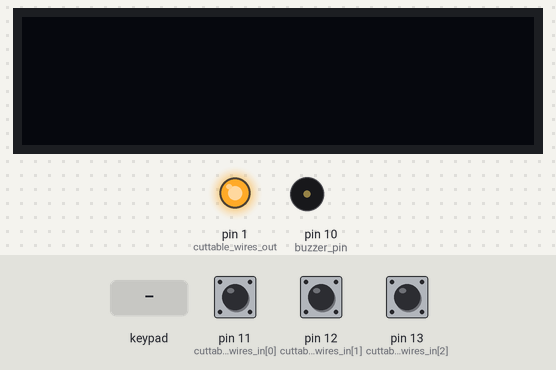
This sketch was run on a simulated Arduino Uno, built with avr-gcc and run on an emulated ATmega328P. Parts: 128×32 one-colour display, output pins drawn as LEDs (lit = HIGH), buzzer (waves = sounding, pin HIGH). The inputs (shaded band) are chosen by the test bench; at power-on: pin 11 (cuttable_wires_in[0]) HIGH, pin 12 (cuttable_wires_in[1]) HIGH, pin 13 (cuttable_wires_in[2]) HIGH.

Above: at 1.2 s.
1.3 s: keypad keys 5 4 3 2 # pressed 0.4 s apart
At 1.52 s:
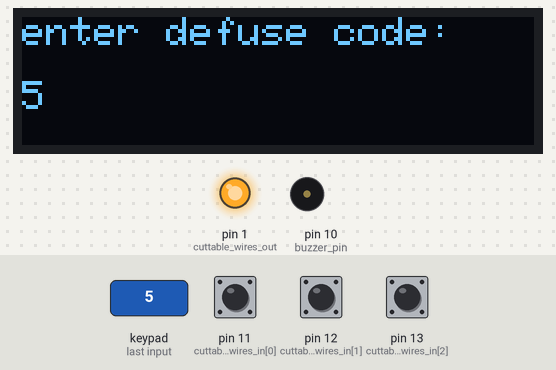
At 3.8 s:
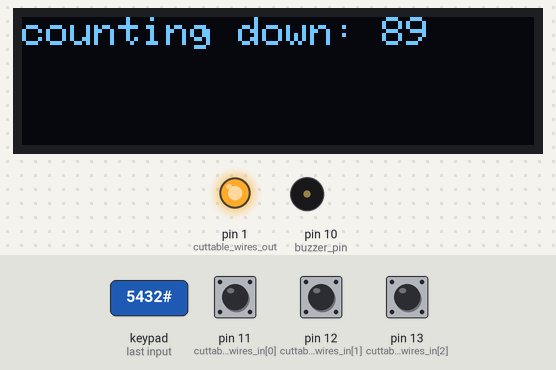
4.8 s: pin 11 (cuttable_wires_in[0]) pulled LOW for 0.15 s
At 5.33 s:
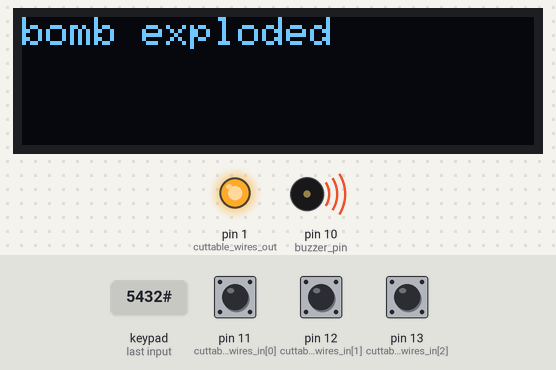
Timing chart, 0 to 7.8 s (numbered marks = the images above; inputs shaded):
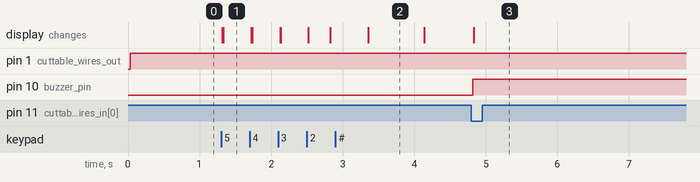

Measured:
- after the input at 1.3 s, the display: first changes at once (image 1 shows a later state)
- after the input at 4.8 s, pin 10 (buzzer_pin): LOW → HIGH at once; the display: changes at once (image 3)
- what the display in image 2 shows lasts 0.7 s, from 3.4 s to 4.1 s

The sketch:

arduino_tnt_defuse_game.ino
```cpp
#include <Keypad.h>
#include <SPI.h>
#include <Wire.h>
#include <Adafruit_GFX.h>
#include <Adafruit_SSD1306.h>


const byte ROWS = 4; //four rows
const byte COLS = 4; //four columns

const int buzzer_pin =  10;// the number of the buzzer pin
const int cuttable_wires_out =  1;// pin of fake-cuttable wire output
const int cuttable_wires_in[]={11, 12, 13}; // pins of fake-cuttable wires input

char keys[ROWS][COLS] = {
  {'1','2','3','A'},
  {'4','5','6','B'},
  {'7','8','9','C'},
  {'*','0','#','D'}
};

byte rowPins[ROWS] = {5, 4, 3, 2}; //connect to the row pinouts of the keypad
byte colPins[COLS] = {9, 8, 7, 6}; //connect to the column pinouts of the keypad

// change to true if you want buzzing on key presses
bool buzz_on_key_press = false;

// set bomb starting state to armed
String bomb_state = "arming";

// initial countdown seconds
int countdown_seconds = 90;

// initial delay speed time, the lower it is the faster the countdown will be
int delay_speed = 25;

// starting delay
int current_delay = 0;

// location of key
int key_location = 0;

String defuse_key = "";
String defuse_try_key = "";

#define SCREEN_WIDTH 128 // OLED display width, in pixels
#define SCREEN_HEIGHT 32 // OLED display height, in pixels
Adafruit_SSD1306 display(SCREEN_WIDTH, SCREEN_HEIGHT, &Wire, -1);

//Create an object of keypad
Keypad keypad = Keypad( makeKeymap(keys), rowPins, colPins, ROWS, COLS );

void setup(){
  if(!display.begin(SSD1306_SWITCHCAPVCC, 0x3C)) { // Address 0x3D for 128x64
    for(;;);
  }
  display.clearDisplay();
  display.setTextSize(1);
  display.setTextColor(WHITE);
  display.setCursor(0, 0);

  // initilize pin modes

  pinMode(buzzer_pin, OUTPUT);
  pinMode(cuttable_wires_out, OUTPUT);
  for (byte i = 0; i < 3; i = i + 1) {
    pinMode(cuttable_wires_in[i], INPUT_PULLUP);
  }

}


// ring buzzer
void ring_buzzer_on(){
  digitalWrite(buzzer_pin, HIGH);
}

// stop ringing buzzer
void ring_buzzer_off(){
  digitalWrite(buzzer_pin, LOW);
}

bool cuttable_wires_state(int pin_number){
  if (digitalRead(cuttable_wires_in[pin_number]) == HIGH){
    return true;
  }
  else {
    return false;
    }
  }

void loop(){
  digitalWrite(cuttable_wires_out, HIGH);
  if (bomb_state == "arming") {
     char key = keypad.getKey();// Read the key
    // Print if key pressed
    if (key){
      if (buzz_on_key_press == true){
        ring_buzzer_on();
        delay(100);
        ring_buzzer_off();
      }
      if (key_location < 4) {
      key_location = key_location + 1;
      defuse_key = defuse_key + key;
      display.println("enter defuse code:");
      display.display();
      display.setCursor(0, 16);
      display.println(defuse_key);
      display.display();
      display.clearDisplay();
      display.setCursor(0, 0);
      }
  }
    if (key_location == 4){
      bomb_state = "counting";
      }
  }
  else if (bomb_state == "counting") {
      key_location = 0;
      while (countdown_seconds != 0){
        char key = keypad.getKey();
        if (key){
            if (buzz_on_key_press == true){
              ring_buzzer_on();
              delay(100);
              ring_buzzer_off();
            }
            if (key_location < 4) {
            key_location = key_location + 1;
            defuse_try_key = defuse_try_key + key;
            }
            if (key_location == 4) {
              if (defuse_try_key == defuse_key){
                bomb_state = "defused";
                break;
                }
              else {
              bomb_state = "exploding";
              break;
              }
            }
        }
        display.println("counting down: " + String(countdown_seconds));
        display.display();
        display.setCursor(0, 16);
        display.println("defuse code: " +  String(defuse_try_key));
        display.display();
        display.clearDisplay();
        display.setCursor(0, 0);
        delay(1);
        if (current_delay == delay_speed){
          countdown_seconds = countdown_seconds -1;
          current_delay = 0;
        }
        current_delay = current_delay + 1;
        if (cuttable_wires_state(0) == false){
          bomb_state = "exploding";
          break;
       }
        if (cuttable_wires_state(1) == false){
          delay_speed = 10;
        }
        if (cuttable_wires_state(2) == false){
          bomb_state = "defused";
          break;
        }
      }
      if (countdown_seconds == 0){
      bomb_state = "exploding";
      }
  }
  else if (bomb_state == "exploding") {
    ring_buzzer_on();
    display.println("bomb exploded");
    display.display();
    display.clearDisplay();
    display.setCursor(0, 0);
    delay(100);
    ring_buzzer_off();
  }
    else if (bomb_state == "defused") {
    display.println("bomb defused");
    display.display();
    display.clearDisplay();
    display.setCursor(0, 0);
  }
}
```
